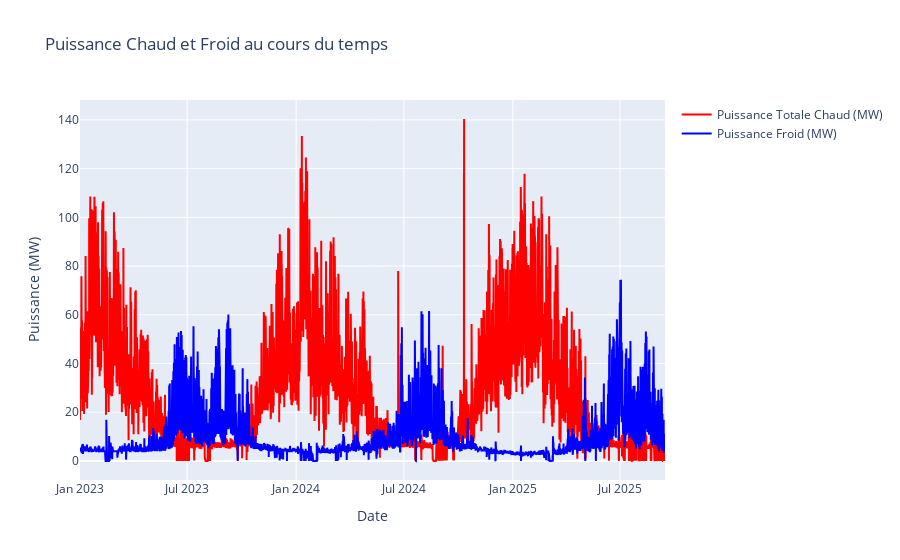

Source (notebook cell):
### Markdown cell above
Questions : 
Quel est la plage horaire de fonctionnement des machines ? (nombres d'heure min avant coupure de la machine)
Ajout de colonnes pour le fonctionnement de chaque machine. Sur le total combien a t-elle produit. Quelle était son COP ?
Est ce qu'une autre machine aurait pu faire mieux ?
Ordre de priorité des machines ? hiver -> AP, biofioul ? demi saison TFP ? Prevoir une nouvelle tfp moins puissance ?
Comment prendre en compte la typologie des batiments ? Prendre la puissance souscrite ?
Faire une premiere prédiction a partir des données actuelles avec la température et l'humidité.
Prévoir l'éloignement de la sst ? Complexe car réseau non fiable peut etre ? Possibilité de prendre en compte le DP de chaque SST ?

### Code cell
#visualisation des données puissance

figure = go.Figure()
figure.add_trace(go.Scatter(x=data['Date'], y=data['P_Chaud'], mode='lines', name='Puissance Totale Chaud (MW)', line=dict(color='red')))
figure.add_trace(go.Scatter(x=data['Date'], y=data['P_Froid'], mode='lines', name='Puissance Froid (MW)', line=dict(color='blue')))
figure.update_layout(title='Puissance Chaud et Froid au cours du temps', xaxis_title='Date', yaxis_title='Puissance (MW)')
figure.show()

### Figure 1 — Plotly figure (JSON) as saved in the notebook; plotly's stock layout.template omitted (floating-point values rounded to 4 significant figures; data arrays with more than 128 entries replaced by an {"elided": "..."} marker saying what was removed)
{"data": [{"line": {"color": "red"}, "mode": "lines", "name": "Puissance Totale Chaud (MW)", "type": "scatter", "x": {"elided": "23712 str values"}, "y": {"elided": "23712 float values"}}, {"line": {"color": "blue"}, "mode": "lines", "name": "Puissance Froid (MW)", "type": "scatter", "x": {"elided": "23712 str values"}, "y": {"elided": "23712 float values"}}], "layout": {"title": {"text": "Puissance Chaud et Froid au cours du temps"}, "xaxis": {"title": {"text": "Date"}}, "yaxis": {"title": {"text": "Puissance (MW)"}}}}
